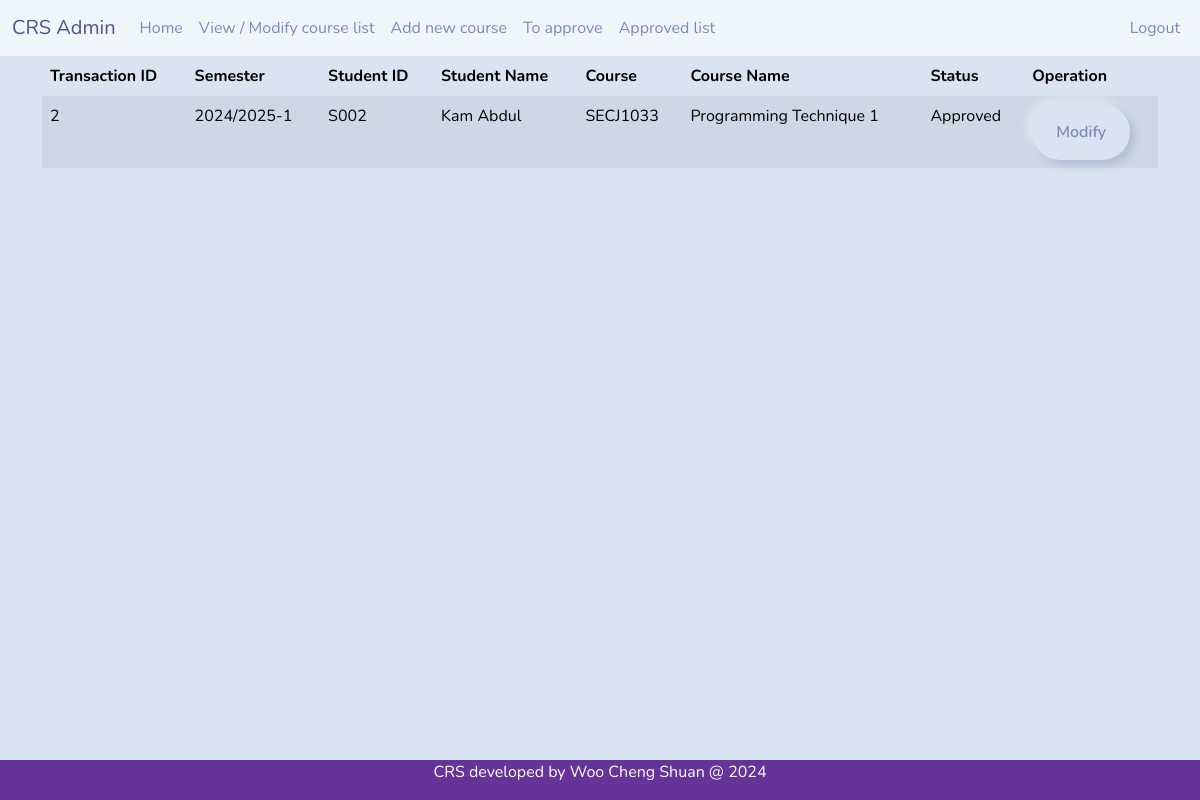
Page /courselist.php (signed in) on the earlier database version.
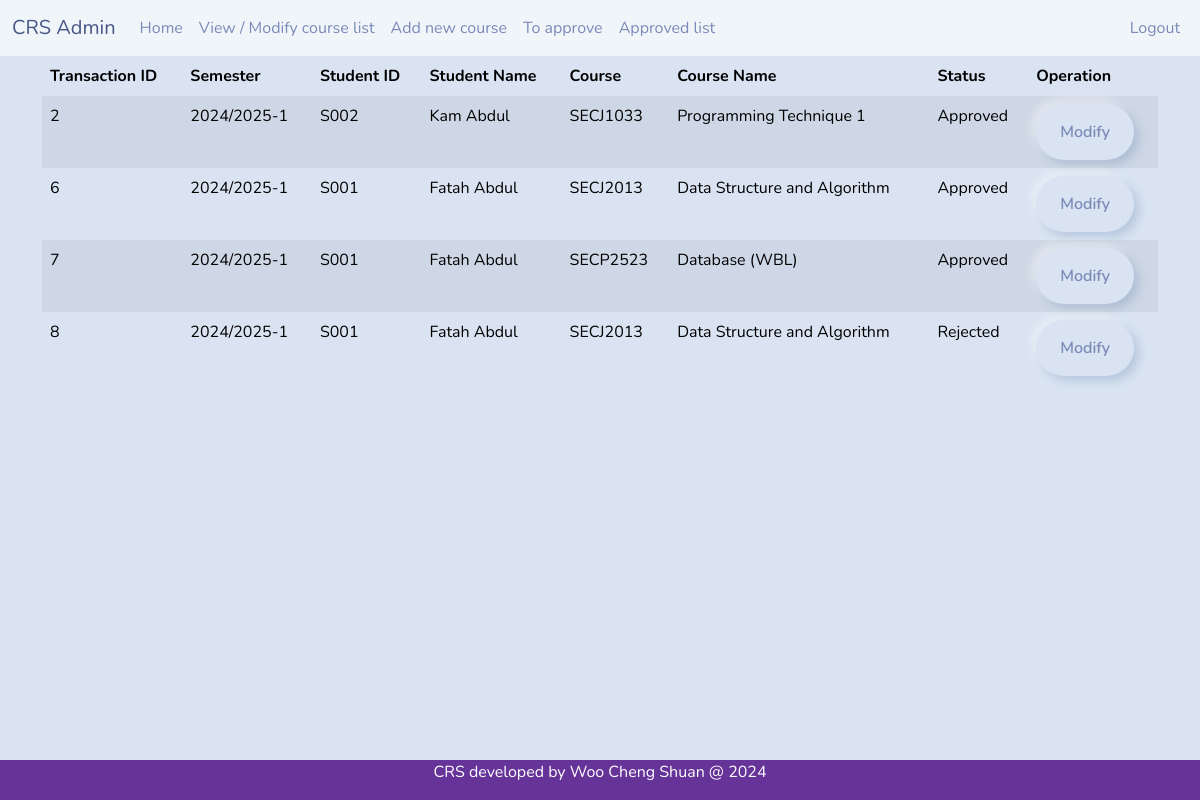
Same page on the later database version.
### tables this page shows
CREATE TABLE `tb_registration` (
  `r_tid` int(11) NOT NULL COMMENT 'This is the transaction ID',
  `r_student` varchar(10) NOT NULL,
  `r_course` varchar(10) NOT NULL,
  `r_sem` varchar(11) NOT NULL,
  `r_status` int(11) NOT NULL
);

CREATE TABLE `tb_user` (
  `u_sno` varchar(10) NOT NULL,
  `u_pwd` varchar(255) DEFAULT NULL,
  `u_name` varchar(50) NOT NULL,
  `u_contact` varchar(20) DEFAULT NULL,
  `u_state` varchar(20) NOT NULL,
  `u_req` timestamp NULL DEFAULT NULL,
  `u_email` varchar(30) NOT NULL,
  `u_utype` int(11) NOT NULL
);

CREATE TABLE `tb_course` (
  `c_code` varchar(10) NOT NULL,
  `c_name` varchar(30) NOT NULL,
  `c_credit` int(11) NOT NULL,
  `c_lec` varchar(10) NOT NULL,
  `c_maxstudent` int(11) NOT NULL,
  `c_sem` varchar(20) NOT NULL
);

CREATE TABLE `tb_regstatus` (
  `s_id` int(11) NOT NULL,
  `s_desc` varchar(20) NOT NULL
);

### courselist.php (the view, shortened to what this page needs)
<?php
include 'headeradvisor.php';
include 'dbconnect.php';
$sql = "SELECT * FROM tb_registration
        LEFT JOIN tb_user ON tb_registration.r_student = tb_user.u_sno
        LEFT JOIN tb_course ON tb_registration.r_course = tb_course.c_code
        LEFT JOIN tb_regstatus ON tb_registration.r_status = tb_regstatus.s_id
        WHERE r_status != '1'";
$result = mysqli_query($con, $sql);
?>
<div class="container">
<table class="table table-striped table-hover">
  <thead>
    <tr>
      <th scope="col">Transaction ID</th>
      <th scope="col">Semester</th>
      <th scope="col">Student ID</th>
      <th scope="col">Student Name</th>
      <th scope="col">Course</th>
      <th scope="col">Course Name</th>
      <th scope="col">Status</th>
      <th scope="col">Operation</th>
    </tr>
  </thead>
  <tbody>
    <?php
    while($row = mysqli_fetch_array($result)){
    echo"<tr>";
      echo"<td>".$row['r_tid']."</td>";
      echo"<td>".$row['r_sem']."</td>";
      echo"<td>".$row['u_sno']."</td>";
      echo"<td>".$row['u_name']."</td>";
      echo"<td>".$row['r_course']."</td>";
      echo"<td>".$row['c_name']."</td>";
      echo"<td>".$row['s_desc']."</td>";
      echo"<td>";
      echo"<a href = 'coursemodifyprocess.php?id=".$row['r_tid']."' class = 'btn btn-warning'>Modify</a>";
      echo"</td>";
    echo"</tr>";
  }
  ?>
  </tbody>
</table>
<br><br><br><br>
</div>
<?php include 'footer.php';?>

Differences in the rows shown:
added tb_registration: r_tid "6", r_sem "2024/2025-1", r_student.u_sno "S001", r_student.u_name "Fatah Abdul", r_course "SECJ2013", r_course.c_name "Data Structure and Algorithm", r_status.s_desc "Approved"
added tb_registration: r_tid "7", r_sem "2024/2025-1", r_student.u_sno "S001", r_student.u_name "Fatah Abdul", r_course "SECP2523", r_course.c_name "Database (WBL)", r_status.s_desc "Approved"
added tb_registration: r_tid "8", r_sem "2024/2025-1", r_student.u_sno "S001", r_student.u_name "Fatah Abdul", r_course "SECJ2013", r_course.c_name "Data Structure and Algorithm", r_status.s_desc "Rejected"
